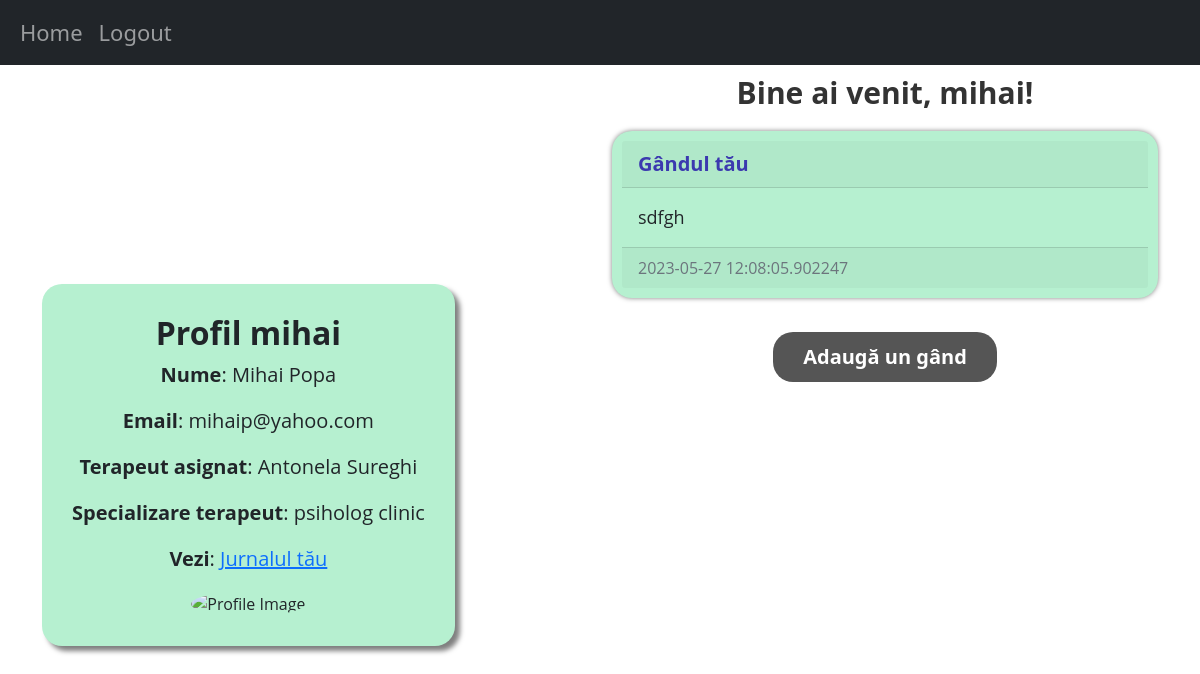
/home/pacient (signed in), run on the app's committed database.
### website/domain/models.py (models this page shows)
class User(db.Model, UserMixin):
    id = db.Column(db.Integer, primary_key=True)
    email = db.Column(db.String(150), unique=True)
    username = db.Column(db.String(150), unique=True)
    password = db.Column(db.String(150))
    email_confirmed_at = db.Column(db.DateTime(timezone=True), default=datetime.now())
    date_created = db.Column(db.DateTime(timezone=True), default=datetime.now())
    posts = db.relationship('Post', backref='user', passive_deletes=True)
    role = db.Column(db.String(100))

class Pacient(db.Model):
    __tablename__ = 'pacient'
    id = db.Column(db.Integer(), db.ForeignKey('user.id', ondelete='CASCADE'), primary_key=True)
    first_name = db.Column(db.String(50))
    last_name = db.Column(db.String(50))
    terapeut_asignat = db.Column(db.Integer, db.ForeignKey('terapeut.id', ondelete="CASCADE"), nullable=False)

class Terapeut(db.Model):
    __tablename__ = 'terapeut'
    id = db.Column(db.Integer(), db.ForeignKey('user.id', ondelete='CASCADE'), primary_key=True)
    first_name = db.Column(db.String(50))
    last_name = db.Column(db.String(50))
    function = db.Column(db.String(150))
    license = db.Column(db.String(150))
    activity_start_year = db.Column(db.Integer())

class Post(db.Model):
    id = db.Column(db.Integer, primary_key=True)
    text = db.Column(db.Text, nullable=False)
    date_created = db.Column(db.DateTime(timezone=True), default=datetime.now())
    author = db.Column(db.Integer, db.ForeignKey(
        'user.id', ondelete="CASCADE"), nullable=False)
    result = db.Column(db.String(150))

### website/controller/pacientView.py (the view)
    @staticmethod
    @views.route("/home/pacient")
    @login_required
    @__role_required('pacient')
    def home_Pacient():
        posts = Post.query.filter_by(author=current_user.id).all()
        pacienti = Pacient.query.filter_by(terapeut_asignat=current_user.id)
        lista_finala = []
        for post in posts:
            if post.date_created!= None and post.date_created.date() == date.today():
                lista_finala.append(post)
        if current_user.role == 'terapeut':
            return render_template("homeTerapeut.html", user=current_user, pacienti=pacienti)
        else:
            pacient = Pacient.query.filter_by(id=current_user.id).first()
            terap = Terapeut.query.filter_by(id=pacient.terapeut_asignat).first()
            return render_template("homePacient.html", user=current_user, posts=lista_finala,pacient=pacient,terapeut=terap)

### website/controller/pacientView.py (called while the page is built)
    @staticmethod
    def __role_required(role):
        def decorator(func):
            @wraps(func)
            def wrapper(*args, **kwargs):
                if not current_user.role == role:
                    return "Unauthorized access", 403
                return func(*args, **kwargs)
            return wrapper
        return decorator

### website/templates/homePacient.html
{% extends "jurnal.html" %} {% block title %}Home{% endblock %}

### website/templates/jurnal.html (shortened to what this page needs)
{% extends "base.html" %}
{% block content %}
<div class="row">
  <div class="col-md-6 mx-auto d-flex align-items-center vh-100">
    <div class="card border-dark text-center" style="background-color: #b6f0d0;
      box-shadow: 5px 5px 5px rgba(0, 0, 0, 0.5);
      margin-top: auto;
      margin-bottom: auto;
      padding: 30px;
      border-radius: 20px;
      border: none;
      font-family: 'Open Sans', sans-serif !important;">
      <h5 class="card-title" style="font-size: 32px; font-weight: bold;">Profil {{ user.username }}</h5>
      <p class="card-text" style="font-size: 20px;"><b>Nume</b>: {{ pacient.first_name }} {{ pacient.last_name }}</p>
      <p class="card-text" style="font-size: 20px;"><b>Email</b>: {{ user.email }}</p>
      <p class="card-text" style="font-size: 20px;"><b>Terapeut asignat</b>: {{ terapeut.first_name }} {{ terapeut.last_name }}</p>
      <p class="card-text" style="font-size: 20px;"><b>Specializare terapeut</b>: {{ terapeut.function }}</p>
      <p class="card-text" style="font-size: 20px;"><b>Vezi</b>: <a href="/jurnal" style="font-size: 20px;">Jurnalul tău</a></p>
      <div style="max-width: 430px; margin: 0 auto;">
        <img src="https://insidesmallbusiness.com.au/wp-content/uploads/2021/04/bigstock-Hands-Of-Diverse-Group-Of-Peop-343671511-e1625192493671.jpg" alt="Profile Image" style="width: 100%; height: 100%; border-radius: 50%;">
      </div>
    </div>
  </div>
  <div class="col-md-6">
    <h1 align="center" style="font-size: 30px;
      font-weight: bold;
      color: #333;
      padding: 10px;">
      {% block header %}Bine ai venit, {{ user.username }}!{% endblock %}
    </h1>
    <div id="posts">
      {% for post in posts %}
      <div class="card border-dark" style="background-color: #b6f0d0;
        box-shadow: 0px 0px 5px rgba(0, 0, 0, 0.5);
        margin: 10px auto;
        max-width: 1000px;
        padding: 10px;
        border-radius: 20px;
        border: none;
        font-family: 'Open Sans', sans-serif !important;">
        <div class="card-header d-flex justify-content-between align-items-center">
          <div class="card-text" style="font-size: 20px; font-weight:bold; color: #3b39af">Gândul tău</div>
        </div>
        <div class="card-body">
          <div class="card-text" style="font-size: 18px;">{{ post.text }}</div>
        </div>
        <div class="card-footer text-muted">{{ post.date_created }}</div>
      </div>
      <br/>
      {% endfor %}
    </div>
    {% block footer %}
    <div align="center">
      <a href="/create-post">
        <button type="button">Adaugă un gând</button>
      </a>
    </div>
    {% endblock %}
  </div>
</div>
{% endblock %}

### website/static/style.css (style rules this page uses)
body { font-family: 'Open Sans', sans-serif; background-color: #F5F5F5; color: #333; }
button { background-color: #555; border: none; color: #fff; padding: 10px 30px; text-align: center; font-size: 20px !important; font-weight: bold; margin: 20px auto; max-width: 600px; border-radius: 20px !important; cursor: pointer; }
a { color: #4CAF50; text-decoration: none; }

### data on the page
User: username "mihai", email "mihaip@yahoo.com"
Pacient: first_name "Mihai", last_name "Popa"
Terapeut: first_name "Antonela", last_name "Sureghi", function "psiholog clinic"
Post: text "sdfgh", date_created "2023-05-27 12:08:05.902247"
